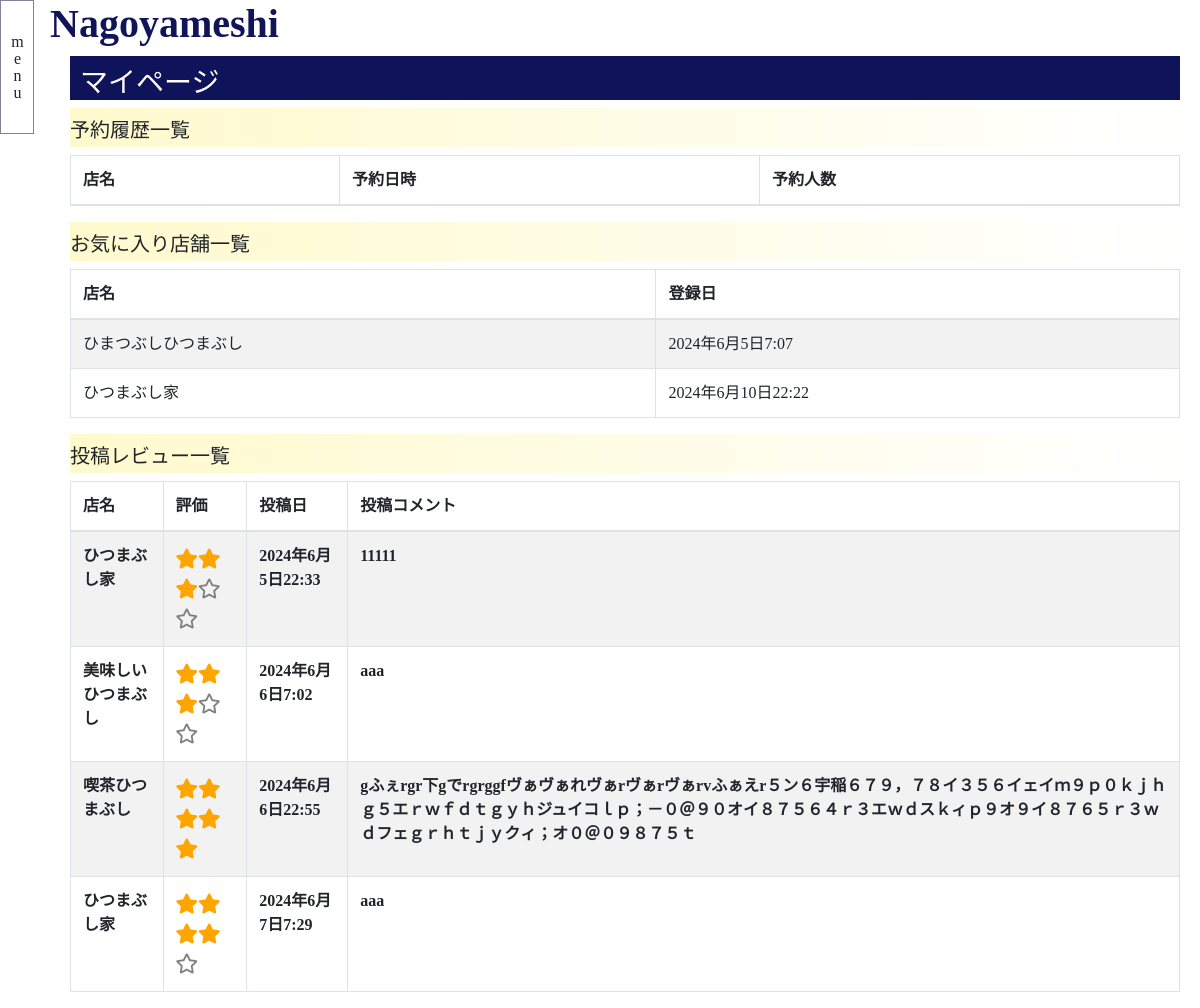
Before: /mypage/ (signed in) with the older database file.
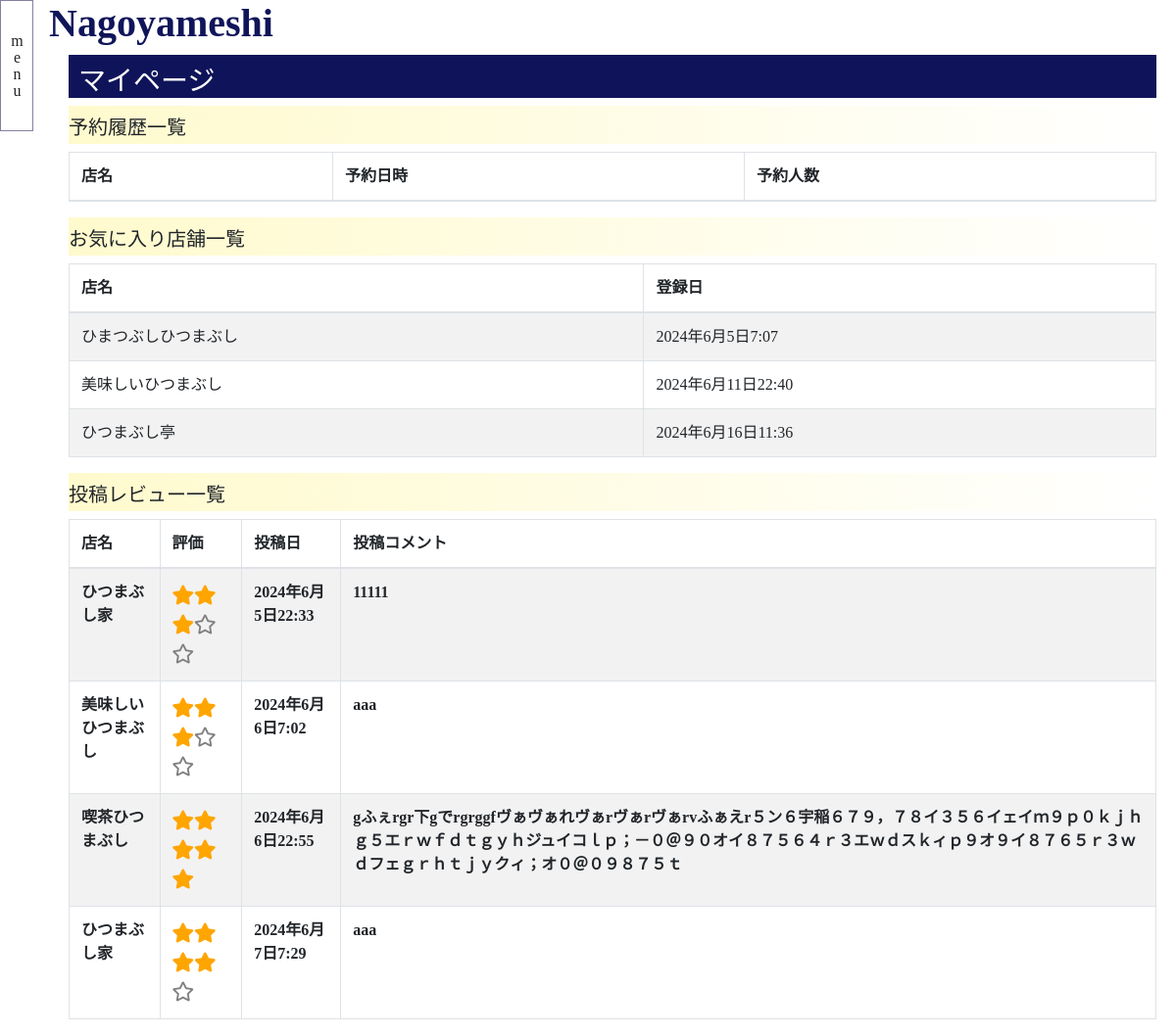
After: the same page with the newer database file.
### nagoyameshi/models.py (models this page shows, shortened)
class Fav(models.Model):
    created_date = models.DateTimeField(verbose_name="登録日",auto_now_add=True)
    user = models.ForeignKey(User, verbose_name="お気に入り登録ユーザー名", on_delete=models.CASCADE)
    restaurant = models.ForeignKey(Restaurant, verbose_name="対象飲食店", on_delete=models.CASCADE)

class Restaurant(models.Model):
    name = models.CharField(verbose_name="店舗名",max_length=100)
    category = models.ForeignKey(Category, verbose_name="カテゴリ", on_delete=models.SET_NULL, null=True, blank=True)
    img = models.ImageField(verbose_name="店舗画像", upload_to="nagoyameshi/restaurant/img")
    description = models.TextField(verbose_name="店舗説明文")
    created_date = models.DateTimeField(verbose_name="作成日",auto_now_add=True)
    update_date = models.DateTimeField(verbose_name="編集日",auto_now=True)
    budget = models.PositiveIntegerField(verbose_name="予算")
    capacity = models.PositiveIntegerField(verbose_name="受け入れ可能人数")
    start = models.TimeField(verbose_name="営業開始")
    end = models.TimeField(verbose_name="営業終了")

class Review(models.Model):
    created_date = models.DateTimeField(verbose_name="作成日時", auto_now_add=True)
    user = models.ForeignKey(User, verbose_name="レビューユーザー", on_delete=models.CASCADE)
    restaurant = models.ForeignKey(Restaurant, verbose_name="対象飲食店", on_delete=models.CASCADE)
    comment = models.TextField(verbose_name="コメント")
    stars = models.IntegerField(verbose_name="評価", validators=[MinValueValidator(1),MaxValueValidator(5)])
    def star_icon(self):
        dic                 = {}
        dic["true_star"]    = self.stars * " "
        dic["false_star"]   = (5-self.stars)* " "
        return dic

### nagoyameshi/views.py (the view)
class MypageView(View):
    def get(salf, request, *args, **kwargs):
        context = {}
        context["reservations"] = Reservation.objects.filter(user=request.user)
        context["favs"] = Fav.objects.filter(user=request.user)
        context["reviews"] = Review.objects.filter(user=request.user)
        return render(request, "nagoyameshi/mypage.html", context)

### templates/nagoyameshi/mypage.html (shortened to what this page needs)
{% extends "nagoyameshi/base.html" %}
{% block main %}
<h3>マイページ</h3>
<h5>予約履歴一覧</h5>
<table class="table table-striped table-hover table-bordered">
  <thead>
  <tr>
      <th>店名</th>
      <th>予約日時</th>
      <th>予約人数</th>
  </tr>
</thead>
</table>
<h5>お気に入り店舗一覧</h5>
<table class="table table-striped table-hover table-bordered">
  <thead>
  <tr>
      <th>店名</th>
      <th>登録日</th>
  </tr>
</thead>
{% for fav in favs %}
<tr>
    <td>{{ fav.restaurant.name }}</td>
    <td>{{ fav.created_date }}</td>
</tr>
{% endfor %}
</table>
<h5>投稿レビュー一覧</h5>
<table class="table table-striped table-hover table-bordered">
  <thead>
  <tr>
      <th>店名</th>
      <th>評価</th>
      <th>投稿日</th>
      <th>投稿コメント</th>
  </tr>
</thead>
{% for review in reviews %}
<tr>
  <th>{{ review.restaurant.name }}</th>
  <th>
    <div class="review_star">
    <span class="review_true_star">{% for s in review.star_icon.true_star %}<i class="fas fa-star"></i>{% endfor %}</span>
    <span class="review_false_star">{% for s in review.star_icon.false_star %}<i class="far fa-star"></i>{% endfor %}</span>
  </div>
  </th>
  <th>{{ review.created_date }}</th>
  <th>{{ review.comment }}</th>
</tr>
{% endfor %}
</table>
{% endblock %}

### templates/nagoyameshi/base.html (shortened to what this page needs)
{% load static %}
<!DOCTYPE html>
<html lang="ja">
<head>
    <link rel="stylesheet" href="https://stackpath.bootstrapcdn.com/bootstrap/4.4.1/css/bootstrap.min.css">
    <link rel="stylesheet" href="https://pro.fontawesome.com/releases/v5.10.0/css/all.css">
    <link rel="stylesheet" href="https://cdn.jsdelivr.net/npm/flatpickr/dist/flatpickr.min.css">
    <link rel="stylesheet" type="text/css" href="{% static 'common/css/style.css' %}">
    <link rel="stylesheet" type="text/css" href="{% static 'nagoyameshi/css/nagoyameshi_style.css' %}">
    <link rel="stylesheet" type="text/css" href="{% static 'nagoyameshi/js/scripts.js' %}">
</head>
<body style="margin-top: 0;margin-left: 50px;">
<h1>Nagoyameshi</h1>
  <div class="sidebar_area">
       <label class="sidebar_label" for="sidebar_chk">menu</label>
  </div>
    <main class="container">
        {% block main %}
        {% endblock %}
    </main>
</body>
</html>

### static/common/css/style.css (style rules this page uses)
body { font-family: メイリオ; }
h1 { color: rgba(4, 9, 82, 0.952); font-weight: bold; }
h5 { background: linear-gradient(90deg, lemonchiffon, white); padding: 10px 0 5px 0; }
.sidebar_area { position:fixed; top:0; left:-300px; transition:0.2s; }
.sidebar_label { position:absolute; top:0; left:300px; writing-mode:vertical-lr; text-orientation: upright; padding:2rem 0.25rem; cursor:pointer; border:solid 1px rgba(60, 50, 102, 0.623); }

### static/nagoyameshi/css/nagoyameshi_style.css (style rules this page uses)
h3 { color: white; background-color: rgba(4, 9, 82, 0.952); padding-top: 10px; padding-left: 10px; }
.review_star { font-size:0; }
.review_star > span { font-size:1.25rem; }
.review_true_star { color:orange; }
.review_false_star { color:gray; }

Changed rows visible on the page:
removed Fav: restaurant.name "ひつまぶし家", created_date "2024年6月10日22:22"
added Fav: restaurant.name "美味しいひつまぶし", created_date "2024年6月11日22:40"
added Fav: restaurant.name "ひつまぶし亭", created_date "2024年6月16日11:36"
